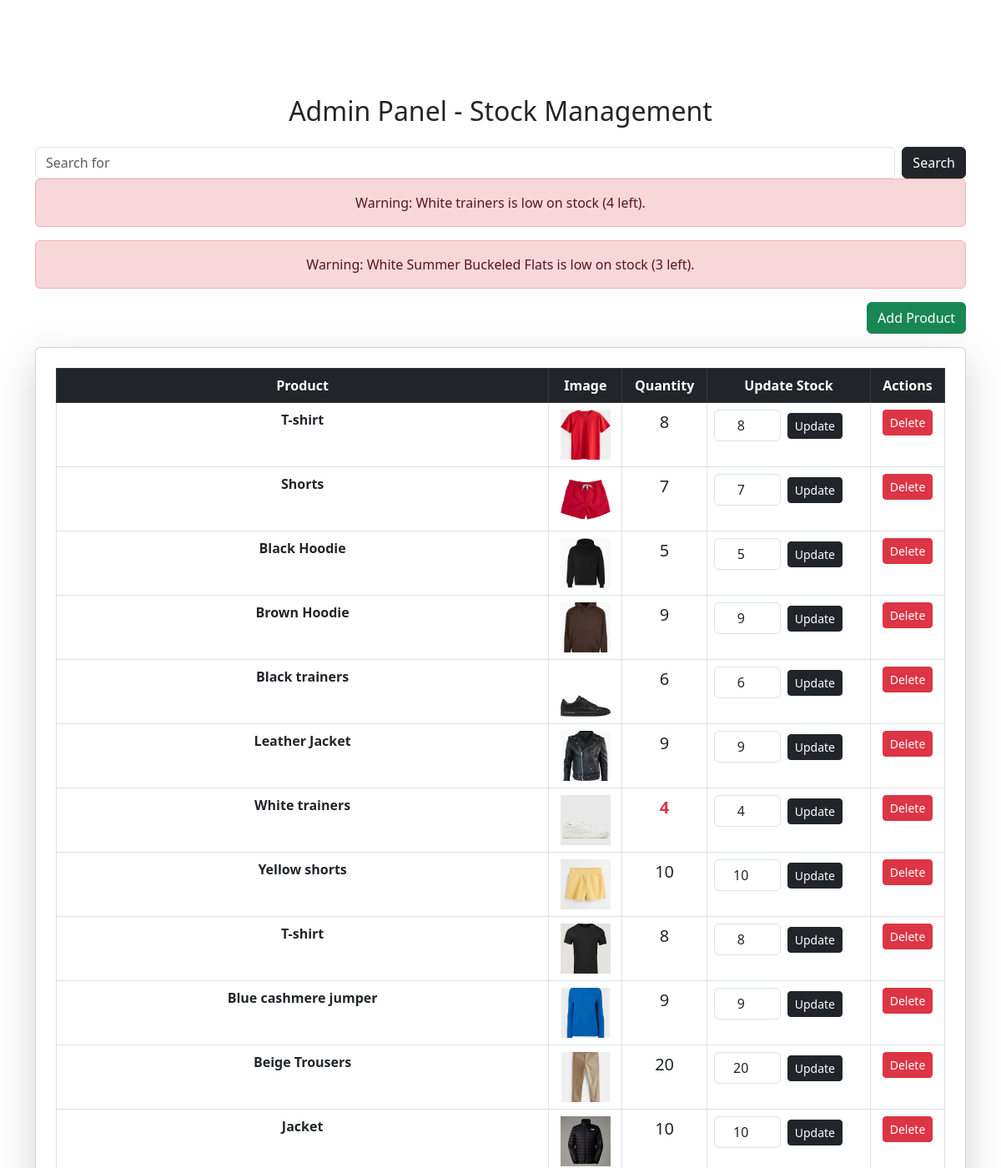
The page /store/admin/stock/ (signed in, upper part) on the database as committed earlier.
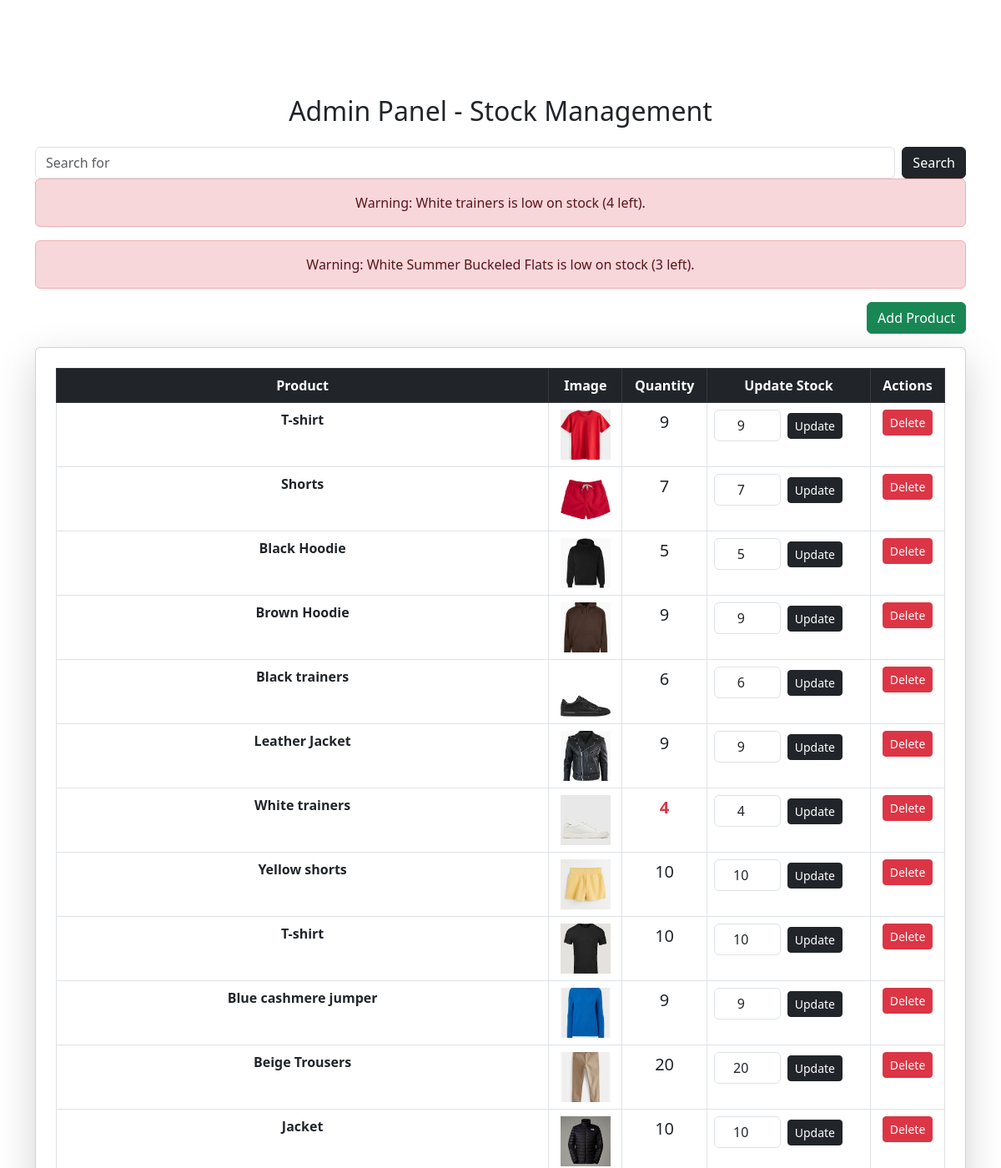
The same page on the database as committed later.
### store/models.py (models this page shows, shortened)
class Product(models.Model):
    name = models.CharField(max_length=255)
    description = models.TextField()
    price = models.DecimalField(max_digits=10, decimal_places=2)
    category = models.ForeignKey(Category, on_delete=models.CASCADE)
    image = models.ImageField(null=True, blank=True)
    sizes = models.ManyToManyField(Size, related_name='products')
    quantity_in_stock = models.PositiveIntegerField(default=0)
    colour = models.CharField(max_length=50, blank=True, null=True)

### store/views.py (the view, shortened to what this page needs)
# urls.py: path('admin/stock/', stock_management, name='stock_management'),
def stock_management(request):
    if not request.user.is_authenticated:
        return redirect('login')  # Redirect to login page if not logged in
    if not request.user.is_superuser:
        return redirect('home')  # Redirect non-superusers to homepage
    products = Product.objects.all()
    return render(request, 'stock.html', {'products': products})

### cart/context_processors.py (called while the page is built, shortened)
def counter(request):
    item_count = 0
    if 'admin' in request.path:
        return {}
    return {'item_count':item_count}

### loyalty/context_processors.py (called while the page is built)
def loyalty_points(request):
    if request.user.is_authenticated:
        try:
            loyalty = Loyalty.objects.get(user=request.user)
        except Loyalty.DoesNotExist:
            loyalty = None
    else:
        loyalty = None
    return {'loyalty': loyalty}

### store/templates/stock.html (shortened to what this page needs)
{% load static %}
<!DOCTYPE html>
<html lang="en">
<head>
    <link rel="stylesheet" href="{% static 'css/style.css' %}">
    <link rel="stylesheet" href="https://cdn.jsdelivr.net/npm/bootstrap@5.3.0/dist/css/bootstrap.min.css">
</head>
<body>
    <main style="padding-top: 90px;">
        <div class="container mt-4">
            <h2 class="text-center mb-4">Admin Panel - Stock Management</h2>
            <form class="d-flex" action="{% url 'store:stocksearch' %}" method="GET">
                <input class="form-control me-2" type="search" name="q" placeholder="Search for" aria-label="Search">
                <button class="btn btn-dark my-2 my-sm-0" type="submit">Search</button>
            </form>
                    {% for product in products %}
                {% if product.quantity_in_stock < 5 %}
                    <div class="alert alert-danger text-center">
                         Warning: {{ product.name }} is low on stock ({{ product.quantity_in_stock }} left).
                    </div>
                {% endif %}
            {% endfor %}
            <div class="text-end mb-3">
                <a href="{% url 'store:add_product' %}" class="btn btn-success">Add Product</a>
            </div>
            <div class="card shadow-lg p-4">
                <div class="table-responsive">
                    <table class="table table-bordered text-center">
                        <thead class="table-dark">
                            <tr>
                                <th>Product</th>
                                <th>Image</th>
                                <th>Quantity</th>
                                <th>Update Stock</th>
                                <th>Actions</th>
                            </tr>
                        </thead>
                        <tbody>
                            <tbody>
                                {% for product in products %}
                                <tr {% if product.quantity_in_stock < 5 %} style="background-color: #ffcccc;" {% endif %}>
                                    <td class="fw-bold">{{ product.name }}</td>
                                    <td>
                                        <img src="{{ product.image.url }}" alt="{{ product.name }}" style="width: 60px; height: 60px; object-fit: cover;">
                                    </td>
                                    <td class="fs-5">
                                        <span class="{% if product.quantity_in_stock < 5 %}text-danger fw-bold{% endif %}">
                                            {{ product.quantity_in_stock }}
                                        </span>
                                    </td>
                                    <td>
                                        <form method="POST" action="{% if query %}{% url 'store:stocksearch' %}{% else %}{% url 'store:stock_management' %}{% endif %}" class="d-flex align-items-center">
                                            <input type="number" name="new_stock" value="{{ product.quantity_in_stock }}" min="0"
                                                class="form-control text-center me-2" style="width: 80px;" required>
                                            <button type="submit" class="btn btn-dark btn-sm">Update</button>
                                        </form>
                                    </td>
                                    <td>
                                        <form method="POST" action="{% url 'store:delete_product' product.id %}">
                                            <button type="submit" class="btn btn-danger btn-sm">Delete</button>
                                        </form>
                                    </td>
                                </tr>
                                {% endfor %}
                            </tbody>
                        </tbody>
                    </table>
                </div>
            </div>
    </main>
</body>
</html>

Rows that differ between the two databases and show on the page:
changed Product (number 3 of 13 on the later page): quantity_in_stock "8" → "9"; new_stock "8" → "9"
changed Product (number 10 of 13 on the later page): quantity_in_stock "8" → "10"; new_stock "8" → "10"
